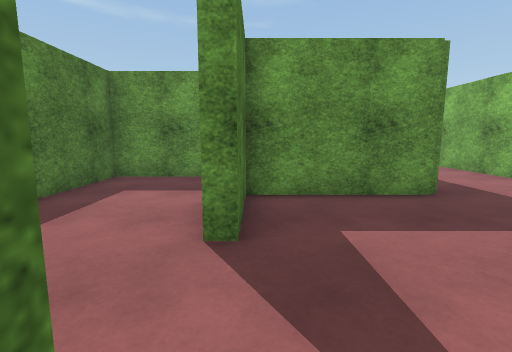
View 1 (above)

24 first-person views from a walk through a Unity game level. The camera is 1.2 m above the floor, tilts 8° down and sees 85° across. The floor is counted in squares, 1 m on a side. Each view is taken from the middle of a square. On the plan, view 1 faces up. The plan holds only what a view shows up to about 13 squares ahead; the rest is blank. The place goes on beyond the plan. Some animated figures are not drawn. Surface patterns are stand-ins for the level's own textures.

View 2
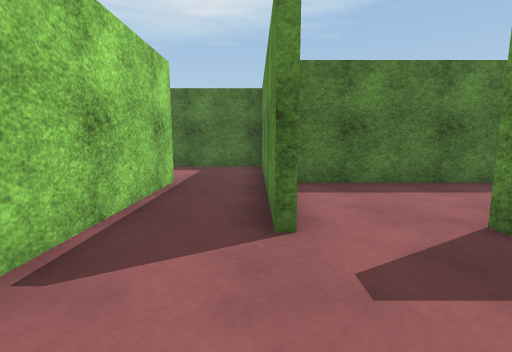

View 3
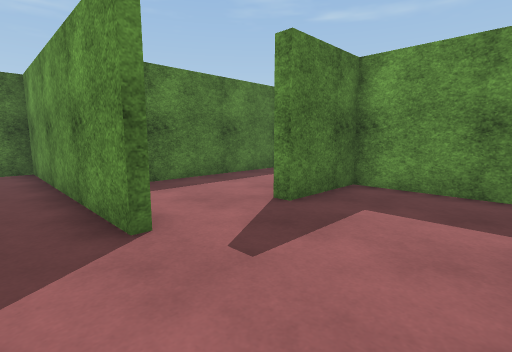

View 4
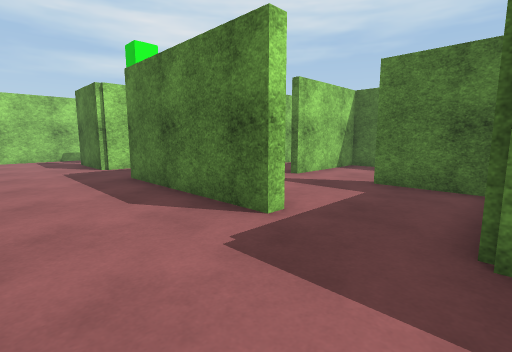

View 5
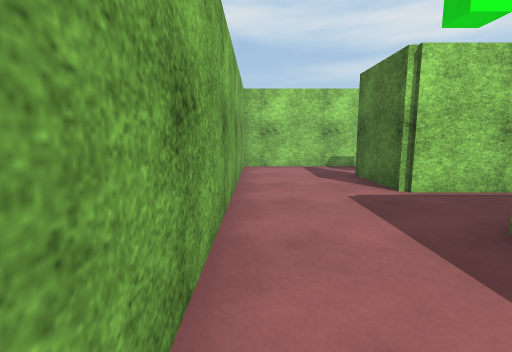

View 6
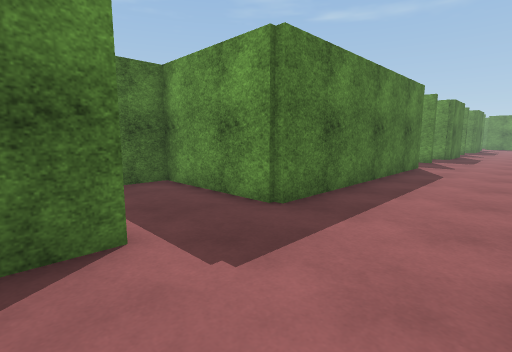

View 7
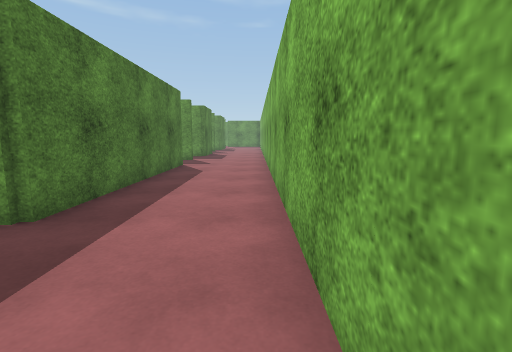

View 8
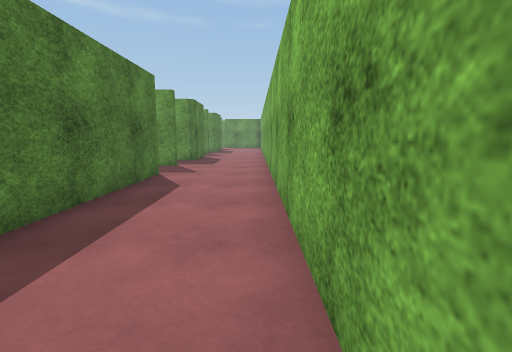

View 9
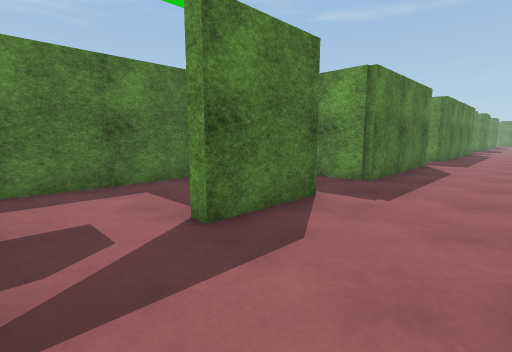

View 10
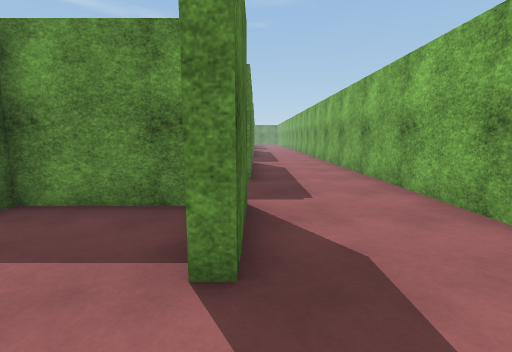

View 11
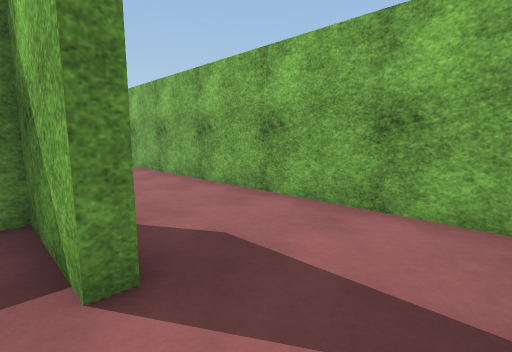

View 12
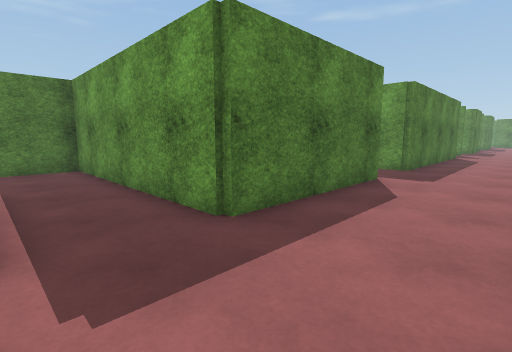

View 13
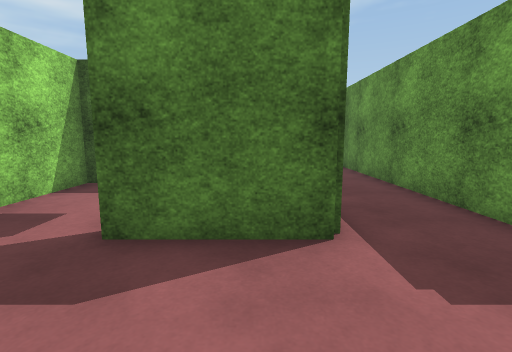

View 14
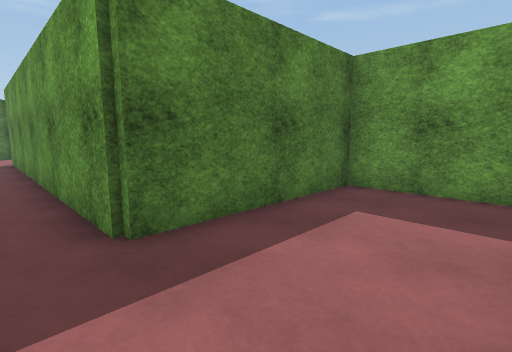

View 15
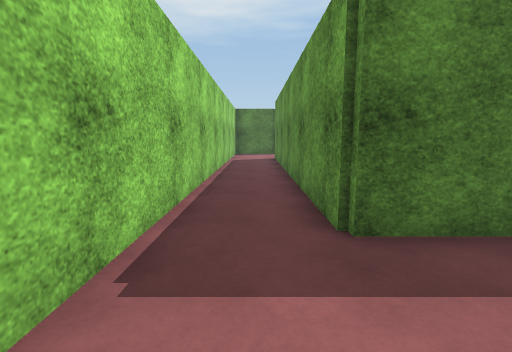

View 16
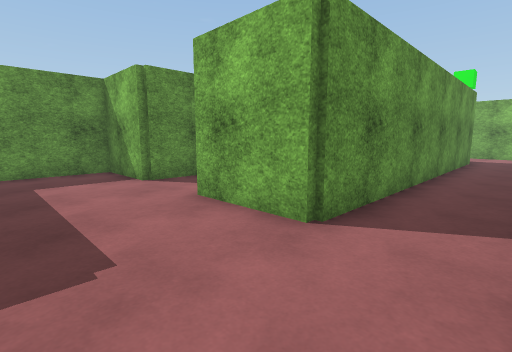

View 17
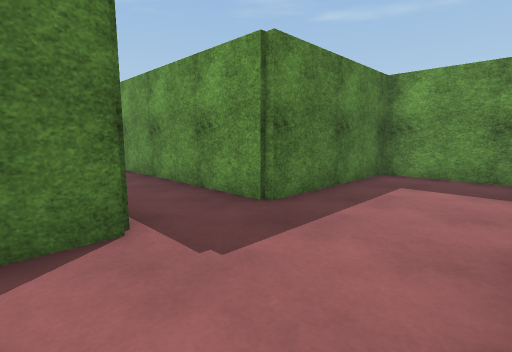

View 18
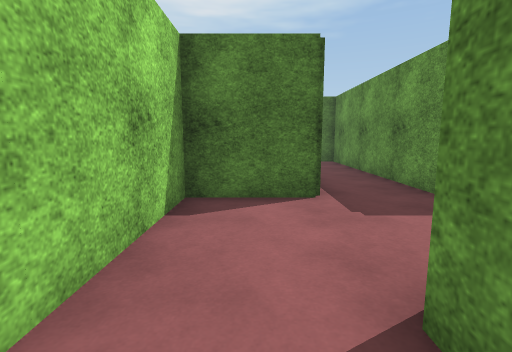

View 19
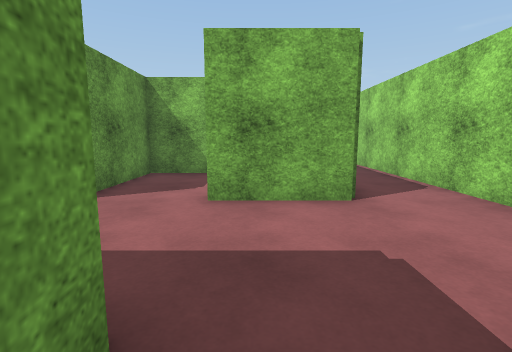

View 20
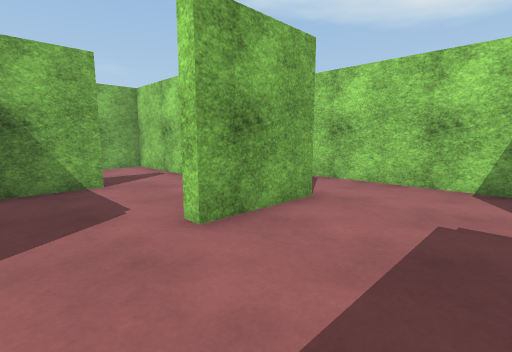

View 21
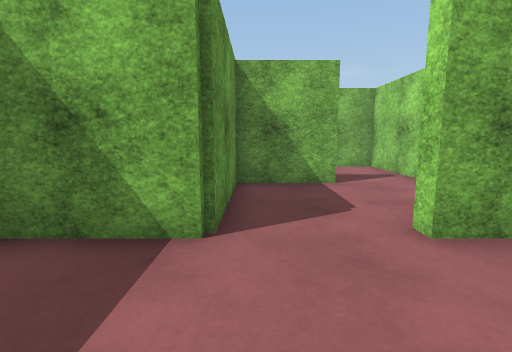

View 22
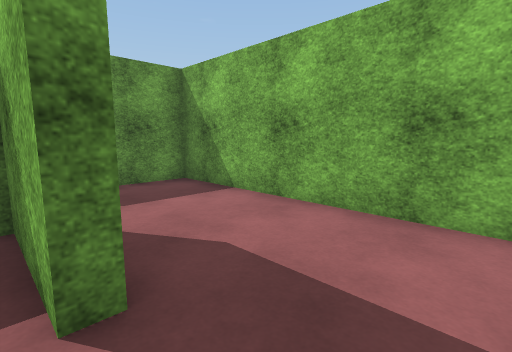

View 23
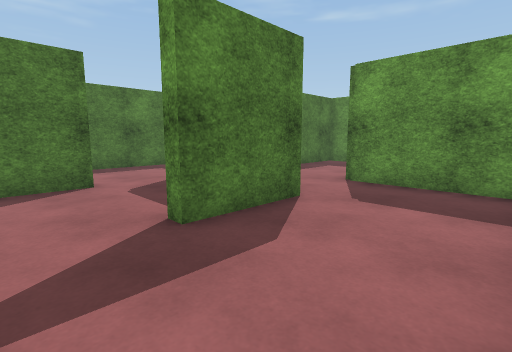

View 24
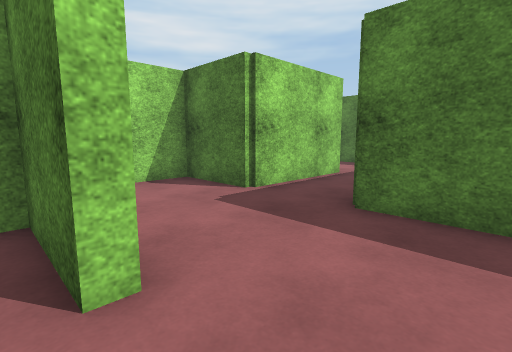

### Floor plan
Ten units are one square. View 1 is at (0, 0); x grows to the right and y downward. Boxes are objects, and circles mark ways between rooms. Rooms are numbered by the first view taken in them; rooms with no view inside come last. Other rooms are left out.
<svg viewBox="-255 -169 335 278">
<path fill="none" stroke="#000" d="M38 -57 -2 -57 -2 -31 -6 -31M-16 -84 -43 -84 -43 -5 -4 -5 -4 -2 -46 -2M-45 22 8 22M34 -31 38 -31 38 25 -6 25M14 51 38 51 38 80 34 80 34 52 -2 52 -2 104 75 104M38 -141 38 -57M75 99 75 -164M-124 52 -128 52 -128 25 -168 25 -168 -2 -205 -2 -205 52 -244 52M-248 77 -205 77 -205 104 -24 104M-6 25 -43 25 -43 80 -168 80 -168 51 -164 51 -164 78M-124 22 -124 52M-120 77 -87 77 -87 -2 -129 -2"/>
<circle cx="40" cy="-45" r="3" fill="#2a7"/>
<circle cx="0" cy="35" r="3" fill="#2a7"/>
<circle cx="-130" cy="65" r="3" fill="#2a7"/>
<text x="0" y="-30">1</text>
<text x="50" y="-20">2</text>
<text x="-130" y="70">3</text>
<text x="-110" y="40">4</text>
</svg>
Room 1 opens to room 2. Room 2 opens to room 3. Room 3 opens to room 4.

Where each view was taken, in squares from view 1:
view 1: 0 up, 0 right, facing up
view 2: 0 up, 3 right, facing left
view 3: 1 down, 3 right, facing up-left
view 4: 6 up, 7 right, facing down-left
view 5: 1 up, 7 right, facing down
view 6: 2 up, 7 right, facing up-left
view 7: 2 up, 7 right, facing up
view 8: 5 up, 7 right, facing up
view 9: 10 down, 7 right, facing up-left
view 10: 10 down, 4 right, facing up
view 11: 10 down, 3 right, facing up-right
view 12: 5 down, 7 right, facing up-left
view 13: 6 down, 7 right, facing left
view 14: 9 down, 1 left, facing up-left
view 15: 9 down, 1 left, facing left
view 16: 10 down, 20 left, facing up-right
view 17: 9 down, 17 left, facing up-left
view 18: 9 down, 15 left, facing left
view 19: 6 down, 22 left, facing right
view 20: 3 down, 20 left, facing down-right
view 21: 3 down, 20 left, facing right
view 22: 7 down, 13 left, facing up-right
view 23: 7 down, 9 left, facing up-left
view 24: 3 down, 16 left, facing down-left
